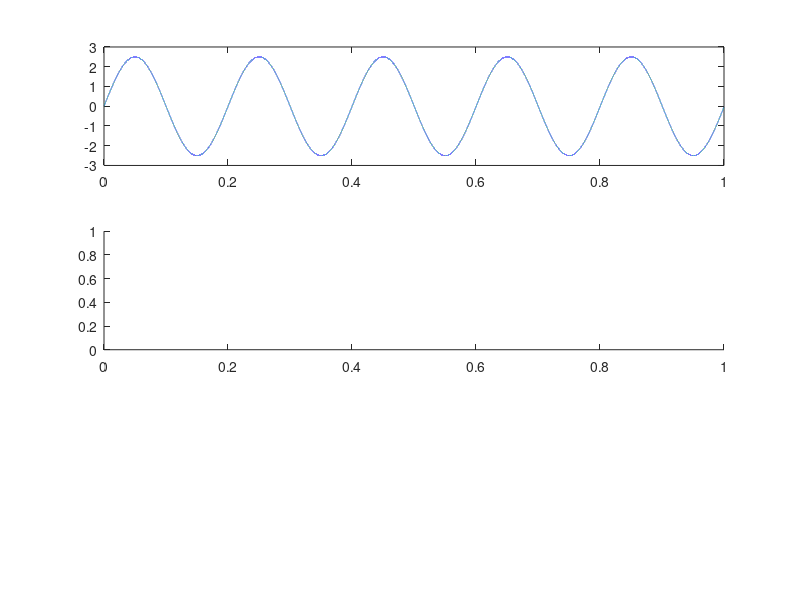

Write MATLAB code to recreate this figure. (Note: this script raises an error after producing the figure.)
clc;
clear all;
f = input('enter input frequency');
fs = input('enter sampling frequency');
n =input('enter the no.of cycles');
a = input('enter the amplitude');
t = 0:0.00001:(n/f);
s = (a/2)*sin(2*3.14*f*t);
subplot(3,1,1);
plot(t,s);
k =length(t);
for i =1:t
    if t == (i/fs)
        im(i) = i/fs;
    else
        im(i) = 0;
    end;
end;
subplot(3,1,2);
stem(t,im);
        